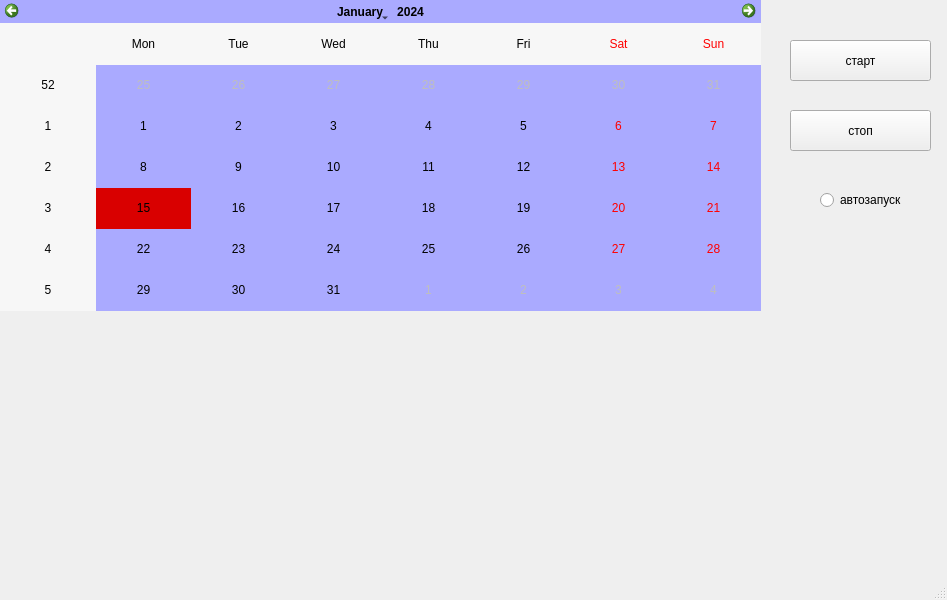
<?xml version="1.0" encoding="UTF-8"?>
<ui version="4.0">
 <class>MainWindow</class>
 <widget class="QMainWindow" name="MainWindow">
  <property name="geometry">
   <rect>
    <x>0</x>
    <y>0</y>
    <width>947</width>
    <height>600</height>
   </rect>
  </property>
  <property name="windowTitle">
   <string>MainWindow</string>
  </property>
  <widget class="QWidget" name="centralwidget">
   <widget class="QCalendarWidget" name="calendar">
    <property name="geometry">
     <rect>
      <x>0</x>
      <y>0</y>
      <width>761</width>
      <height>311</height>
     </rect>
    </property>
    <property name="styleSheet">
     <string notr="true">background-color: rgb(170, 170, 255);
selection-color: qlineargradient(spread:pad, x1:0, y1:0, x2:1, y2:0, stop:1 rgba(0, 0, 0, 255));
selection-background-color: qlineargradient(spread:pad, x1:0, y1:0, x2:1, y2:0, stop:1 rgba(217, 0, 0, 255));</string>
    </property>
   </widget>
   <widget class="QPushButton" name="start">
    <property name="geometry">
     <rect>
      <x>790</x>
      <y>40</y>
      <width>141</width>
      <height>41</height>
     </rect>
    </property>
    <property name="text">
     <string>старт</string>
    </property>
   </widget>
   <widget class="QPushButton" name="stop">
    <property name="geometry">
     <rect>
      <x>790</x>
      <y>110</y>
      <width>141</width>
      <height>41</height>
     </rect>
    </property>
    <property name="text">
     <string>стоп</string>
    </property>
   </widget>
   <widget class="QRadioButton" name="autostart">
    <property name="geometry">
     <rect>
      <x>820</x>
      <y>190</y>
      <width>95</width>
      <height>20</height>
     </rect>
    </property>
    <property name="text">
     <string>автозапуск</string>
    </property>
   </widget>
   <widget class="QWidget" name="video" native="true">
    <property name="geometry">
     <rect>
      <x>0</x>
      <y>310</y>
      <width>761</width>
      <height>231</height>
     </rect>
    </property>
   </widget>
  </widget>
  <widget class="QMenuBar" name="menubar">
   <property name="geometry">
    <rect>
     <x>0</x>
     <y>0</y>
     <width>947</width>
     <height>26</height>
    </rect>
   </property>
  </widget>
  <widget class="QStatusBar" name="statusbar"/>
 </widget>
 <resources/>
 <connections/>
</ui>
